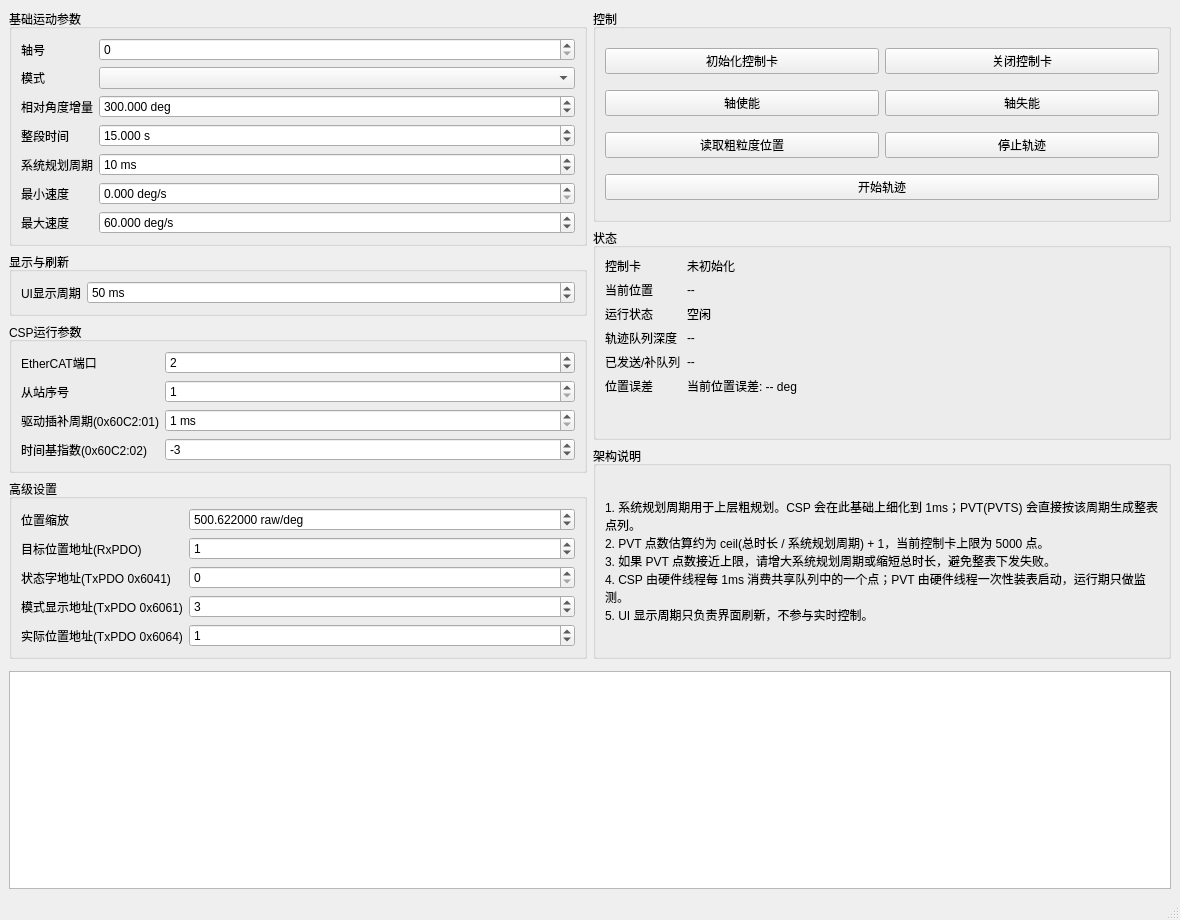
<?xml version="1.0" encoding="UTF-8"?>
<ui version="4.0">
 <class>MainWindow</class>
 <widget class="QMainWindow" name="MainWindow">
  <property name="geometry">
   <rect>
    <x>0</x>
    <y>0</y>
    <width>1180</width>
    <height>920</height>
   </rect>
  </property>
  <property name="windowTitle">
   <string>Qt 多线程运动控制框架</string>
  </property>
  <widget class="QWidget" name="centralwidget">
   <layout class="QVBoxLayout" name="rootLayout">
    <item>
     <layout class="QHBoxLayout" name="topLayout">
      <item>
       <layout class="QVBoxLayout" name="leftLayout">
        <item>
         <widget class="QGroupBox" name="motionGroupBox">
          <property name="title">
           <string>基础运动参数</string>
          </property>
          <layout class="QFormLayout" name="motionFormLayout">
           <item row="0" column="0">
            <widget class="QLabel" name="axisLabel">
             <property name="text">
              <string>轴号</string>
             </property>
            </widget>
           </item>
           <item row="0" column="1">
            <widget class="QSpinBox" name="axisSpin">
             <property name="maximum">
              <number>63</number>
             </property>
            </widget>
           </item>
           <item row="1" column="0">
            <widget class="QLabel" name="modeLabel">
             <property name="text">
              <string>模式</string>
             </property>
            </widget>
           </item>
           <item row="1" column="1">
            <widget class="QComboBox" name="modeCombo"/>
           </item>
           <item row="2" column="0">
            <widget class="QLabel" name="deltaAngleLabel">
             <property name="text">
              <string>相对角度增量</string>
             </property>
            </widget>
           </item>
           <item row="2" column="1">
            <widget class="QDoubleSpinBox" name="deltaAngleSpin">
             <property name="minimum">
              <double>-999999.000000000000000</double>
             </property>
             <property name="maximum">
              <double>999999.000000000000000</double>
             </property>
             <property name="decimals">
              <number>3</number>
             </property>
             <property name="value">
              <double>300.000000000000000</double>
             </property>
             <property name="suffix">
              <string> deg</string>
             </property>
            </widget>
           </item>
           <item row="3" column="0">
            <widget class="QLabel" name="durationLabel">
             <property name="text">
              <string>整段时间</string>
             </property>
            </widget>
           </item>
           <item row="3" column="1">
            <widget class="QDoubleSpinBox" name="durationSpin">
             <property name="minimum">
              <double>0.050000000000000</double>
             </property>
             <property name="maximum">
              <double>3600.000000000000000</double>
             </property>
             <property name="decimals">
              <number>3</number>
             </property>
             <property name="value">
              <double>15.000000000000000</double>
             </property>
             <property name="suffix">
              <string> s</string>
             </property>
            </widget>
           </item>
           <item row="4" column="0">
            <widget class="QLabel" name="systemPlanningPeriodLabel">
             <property name="text">
              <string>系统规划周期</string>
             </property>
            </widget>
           </item>
           <item row="4" column="1">
            <widget class="QSpinBox" name="systemPlanningPeriodMsSpin">
             <property name="minimum">
              <number>1</number>
             </property>
             <property name="maximum">
              <number>1000</number>
             </property>
             <property name="value">
              <number>10</number>
             </property>
             <property name="suffix">
              <string> ms</string>
             </property>
            </widget>
           </item>
           <item row="5" column="0">
            <widget class="QLabel" name="minVelLabel">
             <property name="text">
              <string>最小速度</string>
             </property>
            </widget>
           </item>
           <item row="5" column="1">
            <widget class="QDoubleSpinBox" name="minVelSpin">
             <property name="maximum">
              <double>100000.000000000000000</double>
             </property>
             <property name="decimals">
              <number>3</number>
             </property>
             <property name="suffix">
              <string> deg/s</string>
             </property>
            </widget>
           </item>
           <item row="6" column="0">
            <widget class="QLabel" name="maxVelLabel">
             <property name="text">
              <string>最大速度</string>
             </property>
            </widget>
           </item>
           <item row="6" column="1">
            <widget class="QDoubleSpinBox" name="maxVelSpin">
             <property name="minimum">
              <double>0.001000000000000</double>
             </property>
             <property name="maximum">
              <double>100000.000000000000000</double>
             </property>
             <property name="decimals">
              <number>3</number>
             </property>
             <property name="value">
              <double>60.000000000000000</double>
             </property>
             <property name="suffix">
              <string> deg/s</string>
             </property>
            </widget>
           </item>
          </layout>
         </widget>
        </item>
        <item>
         <widget class="QGroupBox" name="displayGroupBox">
          <property name="title">
           <string>显示与刷新</string>
          </property>
          <layout class="QFormLayout" name="displayFormLayout">
           <item row="0" column="0">
            <widget class="QLabel" name="uiRefreshLabel">
             <property name="text">
              <string>UI显示周期</string>
             </property>
            </widget>
           </item>
           <item row="0" column="1">
            <widget class="QSpinBox" name="uiRefreshMsSpin">
             <property name="minimum">
              <number>10</number>
             </property>
             <property name="maximum">
              <number>500</number>
             </property>
             <property name="value">
              <number>50</number>
             </property>
             <property name="suffix">
              <string> ms</string>
             </property>
            </widget>
           </item>
          </layout>
         </widget>
        </item>
        <item>
         <widget class="QGroupBox" name="cspRuntimeGroupBox">
          <property name="title">
           <string>CSP运行参数</string>
          </property>
          <layout class="QFormLayout" name="cspRuntimeFormLayout">
           <item row="0" column="0">
            <widget class="QLabel" name="ecatPortLabel">
             <property name="text">
              <string>EtherCAT端口</string>
             </property>
            </widget>
           </item>
           <item row="0" column="1">
            <widget class="QSpinBox" name="ecatPortSpin">
             <property name="maximum">
              <number>8</number>
             </property>
             <property name="value">
              <number>2</number>
             </property>
            </widget>
           </item>
           <item row="1" column="0">
            <widget class="QLabel" name="nodeLabel">
             <property name="text">
              <string>从站序号</string>
             </property>
            </widget>
           </item>
           <item row="1" column="1">
            <widget class="QSpinBox" name="nodeSpin">
             <property name="minimum">
              <number>1</number>
             </property>
             <property name="maximum">
              <number>65535</number>
             </property>
             <property name="value">
              <number>1</number>
             </property>
            </widget>
           </item>
           <item row="2" column="0">
            <widget class="QLabel" name="cspInterpPeriodMsLabel">
             <property name="text">
              <string>驱动插补周期(0x60C2:01)</string>
             </property>
            </widget>
           </item>
           <item row="2" column="1">
            <widget class="QSpinBox" name="cspInterpPeriodMsSpin">
             <property name="minimum">
              <number>1</number>
             </property>
             <property name="maximum">
              <number>4</number>
             </property>
             <property name="value">
              <number>1</number>
             </property>
             <property name="suffix">
              <string> ms</string>
             </property>
            </widget>
           </item>
           <item row="3" column="0">
            <widget class="QLabel" name="cspInterpIndexLabel">
             <property name="text">
              <string>时间基指数(0x60C2:02)</string>
             </property>
            </widget>
           </item>
           <item row="3" column="1">
            <widget class="QSpinBox" name="cspInterpIndexSpin">
             <property name="minimum">
              <number>-10</number>
             </property>
             <property name="maximum">
              <number>0</number>
             </property>
             <property name="value">
              <number>-3</number>
             </property>
            </widget>
           </item>
          </layout>
         </widget>
        </item>
        <item>
         <widget class="QGroupBox" name="advancedGroupBox">
          <property name="title">
           <string>高级设置</string>
          </property>
          <layout class="QFormLayout" name="advancedFormLayout">
           <item row="0" column="0">
            <widget class="QLabel" name="rawPerDegLabel">
             <property name="text">
              <string>位置缩放</string>
             </property>
            </widget>
           </item>
           <item row="0" column="1">
            <widget class="QDoubleSpinBox" name="rawPerDegSpin">
             <property name="minimum">
              <double>0.001000000000000</double>
             </property>
             <property name="maximum">
              <double>1000000.000000000000000</double>
             </property>
             <property name="decimals">
              <number>6</number>
             </property>
             <property name="value">
              <double>500.622000000000014</double>
             </property>
             <property name="suffix">
              <string> raw/deg</string>
             </property>
            </widget>
           </item>
           <item row="1" column="0">
            <widget class="QLabel" name="cspRxpdoPosAddrLabel">
             <property name="text">
              <string>目标位置地址(RxPDO)</string>
             </property>
            </widget>
           </item>
           <item row="1" column="1">
            <widget class="QSpinBox" name="cspRxpdoPosAddrSpin">
             <property name="maximum">
              <number>65535</number>
             </property>
             <property name="value">
              <number>1</number>
             </property>
            </widget>
           </item>
           <item row="2" column="0">
            <widget class="QLabel" name="cspTxpdoStatusAddrLabel">
             <property name="text">
              <string>状态字地址(TxPDO 0x6041)</string>
             </property>
            </widget>
           </item>
           <item row="2" column="1">
            <widget class="QSpinBox" name="cspTxpdoStatusAddrSpin">
             <property name="maximum">
              <number>65535</number>
             </property>
            </widget>
           </item>
           <item row="3" column="0">
            <widget class="QLabel" name="cspTxpdoModeAddrLabel">
             <property name="text">
              <string>模式显示地址(TxPDO 0x6061)</string>
             </property>
            </widget>
           </item>
           <item row="3" column="1">
            <widget class="QSpinBox" name="cspTxpdoModeAddrSpin">
             <property name="maximum">
              <number>65535</number>
             </property>
             <property name="value">
              <number>3</number>
             </property>
            </widget>
           </item>
           <item row="4" column="0">
            <widget class="QLabel" name="cspTxpdoPosAddrLabel">
             <property name="text">
              <string>实际位置地址(TxPDO 0x6064)</string>
             </property>
            </widget>
           </item>
           <item row="4" column="1">
            <widget class="QSpinBox" name="cspTxpdoPosAddrSpin">
             <property name="maximum">
              <number>65535</number>
             </property>
             <property name="value">
              <number>1</number>
             </property>
            </widget>
           </item>
          </layout>
         </widget>
        </item>
       </layout>
      </item>
      <item>
       <layout class="QVBoxLayout" name="rightLayout">
        <item>
         <widget class="QGroupBox" name="buttonBox">
          <property name="title">
           <string>控制</string>
          </property>
          <layout class="QGridLayout" name="buttonLayout">
           <item row="0" column="0">
            <widget class="QPushButton" name="initCardButton">
             <property name="text">
              <string>初始化控制卡</string>
             </property>
            </widget>
           </item>
           <item row="0" column="1">
            <widget class="QPushButton" name="closeCardButton">
             <property name="text">
              <string>关闭控制卡</string>
             </property>
            </widget>
           </item>
           <item row="1" column="0">
            <widget class="QPushButton" name="enableAxisButton">
             <property name="text">
              <string>轴使能</string>
             </property>
            </widget>
           </item>
           <item row="1" column="1">
            <widget class="QPushButton" name="disableAxisButton">
             <property name="text">
              <string>轴失能</string>
             </property>
            </widget>
           </item>
           <item row="2" column="0">
            <widget class="QPushButton" name="readPosButton">
             <property name="text">
              <string>读取粗粒度位置</string>
             </property>
            </widget>
           </item>
           <item row="2" column="1">
            <widget class="QPushButton" name="stopButton">
             <property name="text">
              <string>停止轨迹</string>
             </property>
            </widget>
           </item>
           <item row="3" column="0" colspan="2">
            <widget class="QPushButton" name="startButton">
             <property name="text">
              <string>开始轨迹</string>
             </property>
            </widget>
           </item>
          </layout>
         </widget>
        </item>
        <item>
         <widget class="QGroupBox" name="statusBox">
          <property name="title">
           <string>状态</string>
          </property>
          <layout class="QFormLayout" name="statusLayout">
           <item row="0" column="0">
            <widget class="QLabel" name="connectionTextLabel">
             <property name="text">
              <string>控制卡</string>
             </property>
            </widget>
           </item>
           <item row="0" column="1">
            <widget class="QLabel" name="connectionLabel">
             <property name="text">
              <string>未初始化</string>
             </property>
            </widget>
           </item>
           <item row="1" column="0">
            <widget class="QLabel" name="positionTextLabel">
             <property name="text">
              <string>当前位置</string>
             </property>
            </widget>
           </item>
           <item row="1" column="1">
            <widget class="QLabel" name="positionLabel">
             <property name="text">
              <string>--</string>
             </property>
            </widget>
           </item>
           <item row="2" column="0">
            <widget class="QLabel" name="stateTextLabel">
             <property name="text">
              <string>运行状态</string>
             </property>
            </widget>
           </item>
           <item row="2" column="1">
            <widget class="QLabel" name="stateLabel">
             <property name="text">
              <string>空闲</string>
             </property>
            </widget>
           </item>
           <item row="3" column="0">
            <widget class="QLabel" name="queueTextLabel">
             <property name="text">
              <string>轨迹队列深度</string>
             </property>
            </widget>
           </item>
           <item row="3" column="1">
            <widget class="QLabel" name="queueLabel">
             <property name="text">
              <string>--</string>
             </property>
            </widget>
           </item>
            <item row="4" column="0">
             <widget class="QLabel" name="cycleTextLabel">
              <property name="text">
               <string>已发送/补队列</string>
              </property>
             </widget>
            </item>
           <item row="4" column="1">
            <widget class="QLabel" name="cycleLabel">
             <property name="text">
              <string>--</string>
             </property>
            </widget>
           </item>
           <item row="5" column="0">
            <widget class="QLabel" name="errorTextLabel">
             <property name="text">
              <string>位置误差</string>
             </property>
            </widget>
           </item>
           <item row="5" column="1">
            <widget class="QLabel" name="errorLabel">
             <property name="text">
              <string>当前位置误差: -- deg</string>
             </property>
            </widget>
           </item>
          </layout>
         </widget>
        </item>
        <item>
         <widget class="QGroupBox" name="tipBox">
          <property name="title">
           <string>架构说明</string>
          </property>
          <layout class="QVBoxLayout" name="tipLayout">
           <item>
            <widget class="QLabel" name="tipLabel">
             <property name="text">
              <string>1. 系统规划周期用于上层粗规划。CSP 会在此基础上细化到 1ms；PVT(PVTS) 会直接按该周期生成整表点列。
2. PVT 点数估算约为 ceil(总时长 / 系统规划周期) + 1，当前控制卡上限为 5000 点。
3. 如果 PVT 点数接近上限，请增大系统规划周期或缩短总时长，避免整表下发失败。
4. CSP 由硬件线程每 1ms 消费共享队列中的一个点；PVT 由硬件线程一次性装表启动，运行期只做监测。
5. UI 显示周期只负责界面刷新，不参与实时控制。</string>
             </property>
             <property name="wordWrap">
              <bool>true</bool>
             </property>
            </widget>
           </item>
          </layout>
         </widget>
        </item>
       </layout>
      </item>
     </layout>
    </item>
    <item>
     <widget class="QWidget" name="errorPlotHost" native="true"/>
    </item>
    <item>
     <widget class="QPlainTextEdit" name="logEdit">
      <property name="readOnly">
       <bool>true</bool>
      </property>
     </widget>
    </item>
   </layout>
  </widget>
  <widget class="QMenuBar" name="menubar">
   <property name="geometry">
    <rect>
     <x>0</x>
     <y>0</y>
     <width>1180</width>
     <height>22</height>
    </rect>
   </property>
  </widget>
  <widget class="QStatusBar" name="statusbar"/>
 </widget>
 <resources/>
 <connections/>
</ui>
